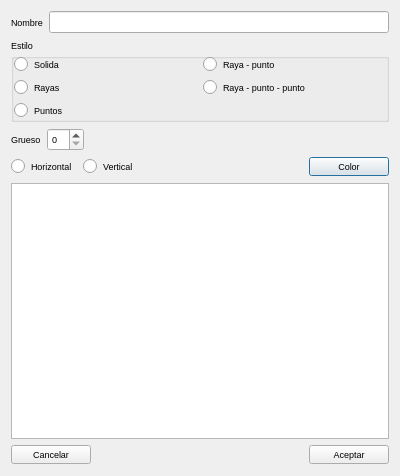
<?xml version="1.0" encoding="UTF-8"?>
<ui version="4.0">
 <class>EditLineDlg</class>
 <widget class="QDialog" name="EditLineDlg">
  <property name="geometry">
   <rect>
    <x>0</x>
    <y>0</y>
    <width>400</width>
    <height>476</height>
   </rect>
  </property>
  <property name="maximumSize">
   <size>
    <width>400</width>
    <height>476</height>
   </size>
  </property>
  <property name="font">
   <font>
    <pointsize>7</pointsize>
   </font>
  </property>
  <property name="windowTitle">
   <string>Configurar linea</string>
  </property>
  <property name="windowIcon">
   <iconset resource="../recoverdrake.qrc">
    <normaloff>:/Imagenes/boli.png</normaloff>:/Imagenes/boli.png</iconset>
  </property>
  <layout class="QGridLayout" name="gridLayout_5">
   <item row="3" column="0" colspan="3">
    <layout class="QGridLayout" name="gridLayout_3">
     <item row="0" column="0">
      <widget class="QRadioButton" name="rdbH">
       <property name="text">
        <string>Horizontal</string>
       </property>
      </widget>
     </item>
     <item row="0" column="3">
      <widget class="QPushButton" name="pushButton_3">
       <property name="text">
        <string>Color</string>
       </property>
       <property name="icon">
        <iconset resource="../recoverdrake.qrc">
         <normaloff>:/Imagenes/pantone.png</normaloff>:/Imagenes/pantone.png</iconset>
       </property>
       <property name="iconSize">
        <size>
         <width>25</width>
         <height>25</height>
        </size>
       </property>
      </widget>
     </item>
     <item row="0" column="1">
      <widget class="QRadioButton" name="rdbV">
       <property name="text">
        <string>Vertical</string>
       </property>
      </widget>
     </item>
     <item row="0" column="2">
      <spacer name="horizontalSpacer_3">
       <property name="orientation">
        <enum>Qt::Horizontal</enum>
       </property>
       <property name="sizeHint" stdset="0">
        <size>
         <width>40</width>
         <height>20</height>
        </size>
       </property>
      </spacer>
     </item>
    </layout>
   </item>
   <item row="5" column="0">
    <widget class="QPushButton" name="btnCancelar">
     <property name="text">
      <string>Cancelar</string>
     </property>
     <property name="icon">
      <iconset resource="../recoverdrake.qrc">
       <normaloff>:/Imagenes/bad.png</normaloff>:/Imagenes/bad.png</iconset>
     </property>
     <property name="iconSize">
      <size>
       <width>25</width>
       <height>25</height>
      </size>
     </property>
    </widget>
   </item>
   <item row="5" column="1">
    <spacer name="horizontalSpacer">
     <property name="orientation">
      <enum>Qt::Horizontal</enum>
     </property>
     <property name="sizeHint" stdset="0">
      <size>
       <width>40</width>
       <height>20</height>
      </size>
     </property>
    </spacer>
   </item>
   <item row="5" column="2">
    <widget class="QPushButton" name="btnAceptar">
     <property name="text">
      <string>Aceptar</string>
     </property>
     <property name="icon">
      <iconset resource="../recoverdrake.qrc">
       <normaloff>:/Imagenes/good.png</normaloff>:/Imagenes/good.png</iconset>
     </property>
     <property name="iconSize">
      <size>
       <width>25</width>
       <height>25</height>
      </size>
     </property>
    </widget>
   </item>
   <item row="0" column="0" colspan="3">
    <layout class="QGridLayout" name="gridLayout_4">
     <item row="0" column="0">
      <widget class="QLabel" name="label_2">
       <property name="text">
        <string>Nombre</string>
       </property>
      </widget>
     </item>
     <item row="0" column="1">
      <widget class="QLineEdit" name="txtNombre"/>
     </item>
    </layout>
   </item>
   <item row="1" column="0" colspan="3">
    <widget class="QGroupBox" name="groupBox">
     <property name="title">
      <string>Estilo</string>
     </property>
     <layout class="QGridLayout" name="gridLayout">
      <property name="leftMargin">
       <number>0</number>
      </property>
      <property name="topMargin">
       <number>0</number>
      </property>
      <property name="rightMargin">
       <number>0</number>
      </property>
      <property name="bottomMargin">
       <number>0</number>
      </property>
      <item row="1" column="0">
       <widget class="QRadioButton" name="radioButton_4">
        <property name="text">
         <string>Rayas</string>
        </property>
       </widget>
      </item>
      <item row="0" column="0">
       <widget class="QRadioButton" name="radioButton_3">
        <property name="text">
         <string>Solida</string>
        </property>
       </widget>
      </item>
      <item row="2" column="0">
       <widget class="QRadioButton" name="radioButton_5">
        <property name="text">
         <string>Puntos</string>
        </property>
       </widget>
      </item>
      <item row="0" column="1">
       <widget class="QRadioButton" name="radioButton_6">
        <property name="text">
         <string>Raya - punto</string>
        </property>
       </widget>
      </item>
      <item row="1" column="1">
       <widget class="QRadioButton" name="radioButton_7">
        <property name="text">
         <string>Raya - punto - punto</string>
        </property>
       </widget>
      </item>
     </layout>
    </widget>
   </item>
   <item row="2" column="0" colspan="3">
    <layout class="QGridLayout" name="gridLayout_2">
     <item row="0" column="1">
      <widget class="QSpinBox" name="spinBox"/>
     </item>
     <item row="0" column="0">
      <widget class="QLabel" name="label">
       <property name="text">
        <string>Grueso</string>
       </property>
      </widget>
     </item>
     <item row="0" column="2">
      <spacer name="horizontalSpacer_2">
       <property name="orientation">
        <enum>Qt::Horizontal</enum>
       </property>
       <property name="sizeHint" stdset="0">
        <size>
         <width>40</width>
         <height>20</height>
        </size>
       </property>
      </spacer>
     </item>
    </layout>
   </item>
   <item row="4" column="0" colspan="3">
    <widget class="QGraphicsView" name="graphicsView"/>
   </item>
  </layout>
 </widget>
 <tabstops>
  <tabstop>btnAceptar</tabstop>
  <tabstop>btnCancelar</tabstop>
  <tabstop>graphicsView</tabstop>
  <tabstop>radioButton_3</tabstop>
  <tabstop>radioButton_6</tabstop>
  <tabstop>radioButton_4</tabstop>
  <tabstop>radioButton_5</tabstop>
  <tabstop>radioButton_7</tabstop>
  <tabstop>spinBox</tabstop>
  <tabstop>rdbH</tabstop>
  <tabstop>pushButton_3</tabstop>
  <tabstop>rdbV</tabstop>
 </tabstops>
 <resources>
  <include location="../recoverdrake.qrc"/>
 </resources>
 <connections/>
</ui>
